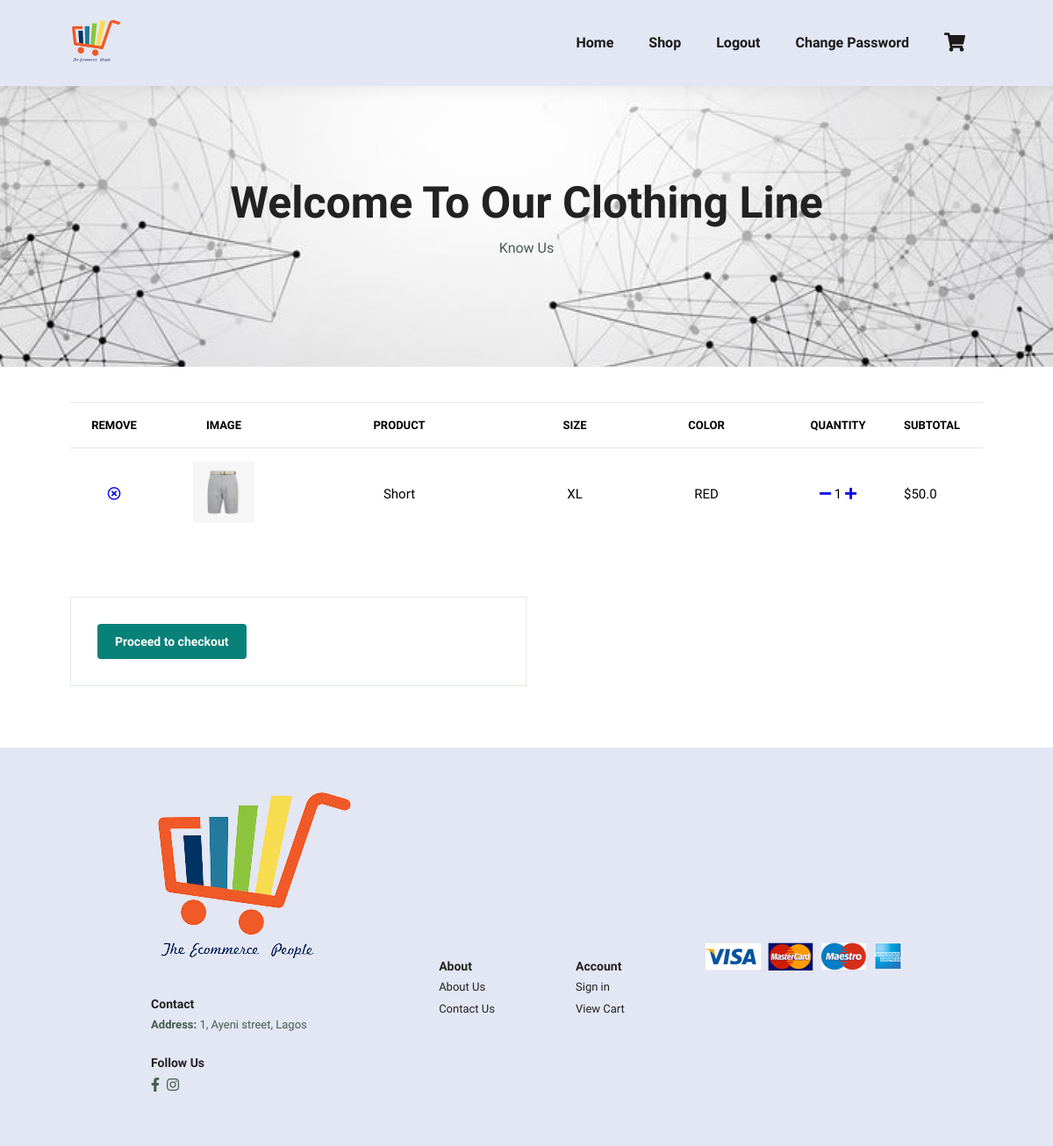
/cart/ (signed in), run on an earlier commit of the app's database.
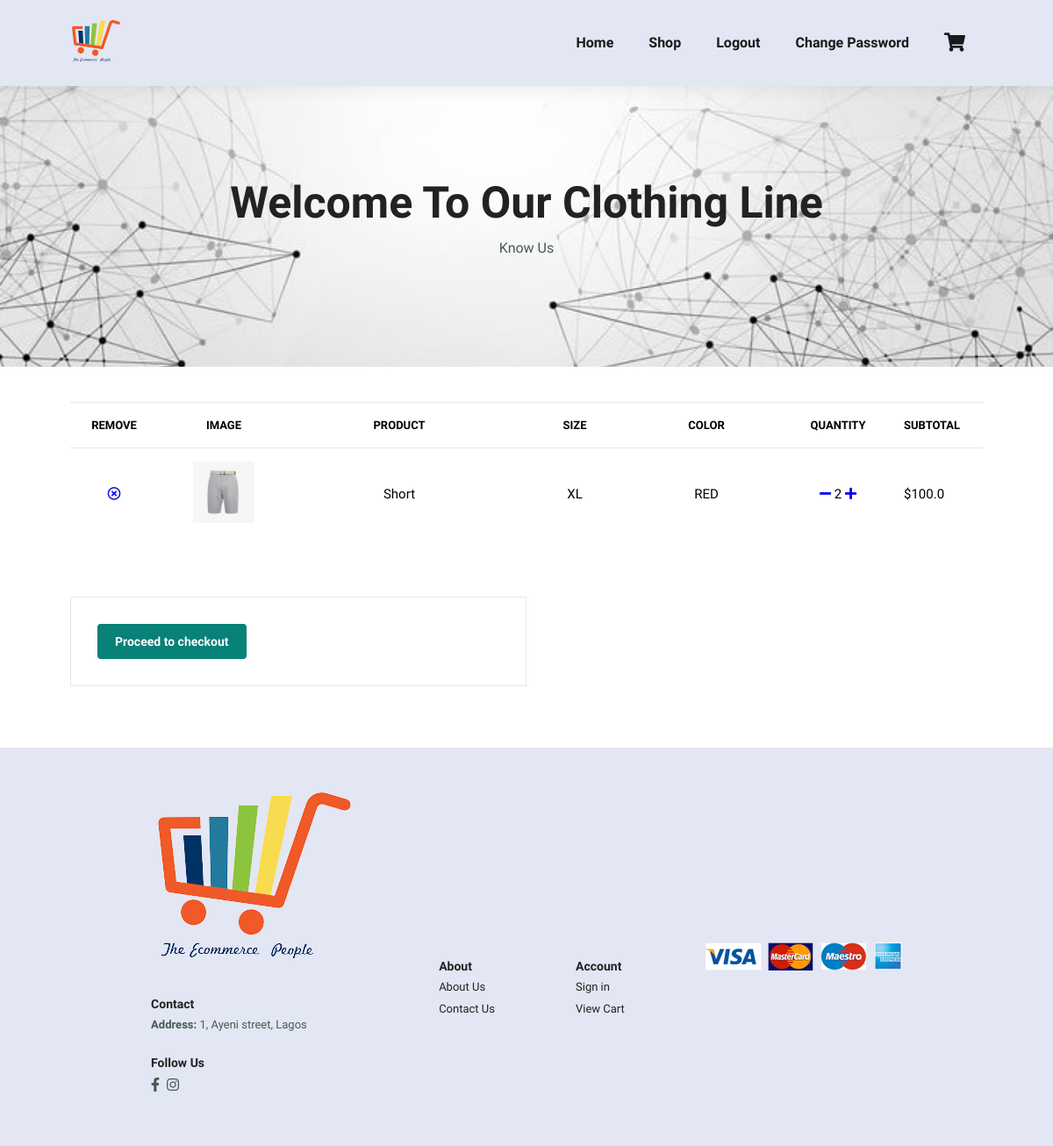
And on a later commit of the database.
### core/models.py (models this page shows, shortened)
class OrderItem(models.Model):
	user = models.ForeignKey(settings.AUTH_USER_MODEL, on_delete=models.CASCADE)
	ordered = models.BooleanField(default=False)
	item = models.ForeignKey(Item, on_delete=models.CASCADE)
	quantity = models.IntegerField(default=1)
	size = models.CharField(max_length=20)
	color = models.CharField(max_length=20)
	def get_total_item_price(self):
		return self.quantity * self.item.price

class Item(models.Model):
    title = models.CharField(max_length=100)
    brand = models.CharField(max_length=100)
    price = models.FloatField()
    discount_price = models.FloatField(blank=True, null=True)
    category = models.CharField(choices=CATEGORY_CHOICES, max_length=20)
    slug = models.SlugField(unique=True)
    description = models.TextField()
    image = models.ImageField(blank=True, null=True)
    another = models.TextField(blank=True, null=True)
    sizes_of_items = models.ForeignKey(Size_Instance, on_delete=models.CASCADE)
    color_of_items = models.ForeignKey(Color_Instance, on_delete=models.CASCADE)

### core/views.py (the view)
# urls.py: path('cart/', Cart.as_view(), name='cart'),
class Cart(LoginRequiredMixin, View):
	def get(self, *args, **kwargs):
		try:
			order = Order.objects.get(user=self.request.user, ordered=False)
			context ={
				'object': order,
			}
			return render(self.request, 'cart.html', context)
		except ObjectDoesNotExist:
			messages.warning(self.request, "You do not have an active order")
			return redirect("/")

### templates/cart.html
{% extends 'base.html' %}
{% load static %}
{% block content %}
    <section id="page-header">
        <h2>Welcome To Our Clothing Line</h2>
        <p>Know Us</p>
    </section>
    <section id="cart" class="section-p1">
        <table width="100%">
            <thead>
                <tr>
                    <td>Remove</td>
                    <td>Image</td>
                    <td>Product</td>
                    <td>Size</td>
                    <td>Color</td>
                    <td>Quantity</td>
                    <td>Subtotal</td>
                </tr>
            </thead>
            <tbody>
                {% for order_item in object.items.all %}
                    <tr>
                        <td><a href="{% url 'remove-from-cart' order_item.item.slug %}"><i class="far fa-times-circle"></i></a></td>
                        <td><img src="{{order_item.item.image.url}}" alt=""></td>
                        <td>{{order_item.item.title}}</td>
                        <td>{{order_item.size}}</td>
                        <td>{{order_item.color}}</td>
                        <td> <a href="{% url 'remove_single_item_from_cart' order_item.item.slug %}"><i class="fas fa-minus mr-2"></i></a>
                            {{order_item.quantity}}
                            <a href="{% url 'add-to-cart' order_item.item.slug %}"><i class="fas fa-plus ml-2"></i></td></a></td>
                        <td>{% if order_item.item.discount_price %}
                            ${{order_item.get_total_discount_price}}
                            <span class="badge badge-primary">saving ₦{{order_item.get_amount_saved}}</span>
                            {% else %}
                                ${{order_item.get_total_item_price}}
                            {% endif %}
                        </td>
                    </tr>
                {% endfor %}
            </tbody>
        </table>
    </section>
    <section id="cart-add" class="section-p1">
        <div id="subtotals">
           <a href="/checkout/"><button class="normal">Proceed to checkout</button></a>
        </div>
    </section>
{% endblock content %}

### templates/base.html (shortened to what this page needs)
{% load static %}
<!DOCTYPE html>
<html lang="en">
<head>
    <link rel="stylesheet" href="https://use.fontawesome.com/releases/v5.15.4/css/all.css"/>
    <link rel="stylesheet" href="https://cdn.jsdelivr.net/npm/bootstrap-icons@1.3.0/font/bootstrap-icons.css">
    <link rel="stylesheet" href="{% static 'main.css' %}">
    <link rel="stylesheet" href="{% static 'shop.css' %}">
</head>
<body>
    <section id="header">
        <a href="#"> <img src="{% static 'img/oo.png' %}" class="logo" width="25%" alt=""></a>
        <div>
            <ul id="navbar">
                <li><a class="" href="/">Home</a></li>
                <li><a href="{% url 'shop_view' %}">Shop</a></li>
                {% if request.user.is_authenticated %}
                    <li><a href="{% url 'account_logout' %}">Logout</a></li>
                    <li><a href="{% url 'account_change_password' %}">Change Password</a></li>
                {% else %}
                    <li><a href="{% url 'account_login' %}">Login</a></li>
                    <li><a href="{% url 'account_signup' %}">Signup</a></li>
                {% endif %}
                <li id="lg-bag"><a href="{%  url 'cart' %}"><i class="fas fa-shopping-cart  fa-lg"></i></a></li>
            </ul>
        </div>
    </section>
    {% block content %}
    {% endblock content %}
    <footer class="section-p1">
        <div class="col">
            <img class="logo" src="{% static 'img/oo.png' %}" height="10%" alt="">
            <h4>Contact</h4>
            <p><strong>Address: </strong> 1, Ayeni street, Lagos</p>
            <div class="follow">
                <h4>Follow Us</h4>
                <div class="icon">
                    <i class="fab fa-facebook-f"></i>
                    <i class="fab fa-instagram"></i>
                </div>
            </div>
        </div>
        <div class="col">
            <h4>About</h4>
            <a href="#">About Us</a>
            <a href="#">Contact Us</a>
        </div>
        <div class="col">
            <h4>Account</h4>
            <a href="#">Sign in</a>
            <a href="#">View Cart</a>
        </div>
        <div class="col">
            <img src="{% static 'img/img/pay/pay.png' %}">
        </div>
    </footer>
</body>
</html>

### static_files/main.css (style rules this page uses)
* { margin: 0; padding: 0; box-sizing: border-box; font-family: 'Spartan', sans-serif; }
h2 { font-size:50px; line-height: 54px; color: #222; }
button.normal { font-size: 14px; font-weight: 600; padding: 15px 30px; color: #000; background-color: #fff; border-radius: 4px; cursor: pointer; border: none; outline: none; transition: 0.2s }
h4 { font-size: 20px; color: #222 }
p { font-size: 16px; color: #465b52; margin: 15px 0 20px 0; }
.section-p1 { padding: 40px 80px; }
body { width: 100%; }
#header { display: flex; align-items: center; justify-content: space-between; padding: 20px 80px; background: #E3E6F3; box-shadow: 0 5px 15px rgba(0, 0, 0, 0.06); z-index: 999; position: sticky; top: 0; left: 0; }
#navbar { display: flex; align-items: center; justify-content: center; }
#navbar li { list-style: none; padding: 0 20px; position: relative; }
#navbar li a { text-decoration: none; font-size: 16px; font-weight: 600; color: #1a1a1a; transition: 0.3s ease; }
footer { display: flex; background: #E3E6F3; align-content: center; flex-direction: row; flex-wrap: wrap; justify-content: space-evenly; align-items: baseline; }
footer .col { display: flex; flex-direction: column; align-items: flex-start; margin-bottom: 20px; }
footer .logo { margin-bottom: 30px; }
footer h4 { font-size: 14px; margin: 0 0 8px 0; }
footer p { font-size: 13px; margin: 0 0 8px 0; }
footer a { font-size: 13px; text-decoration: none; color: #222; margin-bottom: 10px; }
footer .follow { margin-top: 20px; }
footer .follow i { color: #465b52; padding-right: 4px; cursor: pointer; }
#cart { overflow-x: auto; }
#cart table { width: 100%; border-collapse: collapse; table-layout: fixed; white-space: nowrap; }
#cart table img { width: 70px; }
#cart table td:nth-child(1) { width: 100px; text-align: center; }
#cart table td:nth-child(2) { width: 150px; text-align: center; }
#cart table td:nth-child(3) { width: 250px; text-align: center; }
#cart table td:nth-child(4), #cart table td:nth-child(5), #cart table td:nth-child(6) { width: 150px; text-align: center; }
#cart table thead { border: 1px solid #e2e9e1; border-left: none; border-right: none; }
#cart table thead td { font-weight: 700; text-transform: uppercase; font-size: 13px; padding: 18px 0; }
#cart table tbody tr td { padding-top: 15px; }
#cart table tbody td { font-size: 15px; }
#cart-add { display: flex; flex-wrap: wrap; justify-content: space-between; }
#coupon button, #subtotals button { background-color: #088178; color: #fff; padding: 12px 20px; }
#subtotals { width: 50%; margin-bottom: 30px; border: 1px solid #e2e9e1; padding: 30px; }

### static_files/shop.css (style rules this page uses)
#page-header { background-image: url("img/banner.png"); width: 100%; height: 40vh; background-size: cover; display: flex; justify-content: center; text-align: center; flex-direction: column; padding: 14px; }

What changed in the data, as far as the page shows it:
changed OrderItem "XL": quantity "1" → "2"; get_total_item_price "50.0" → "100.0"
